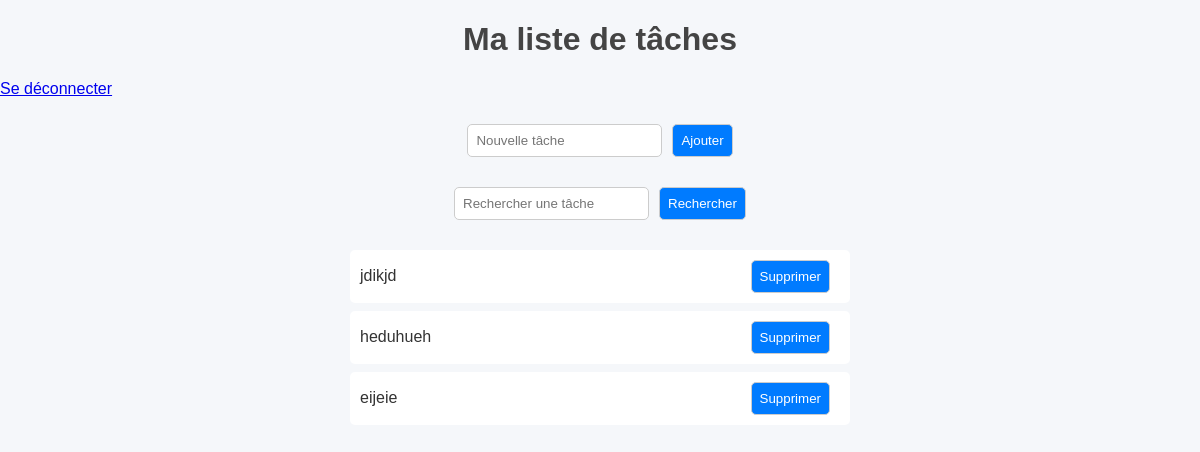
/tasks, run on an earlier commit of the app's database.
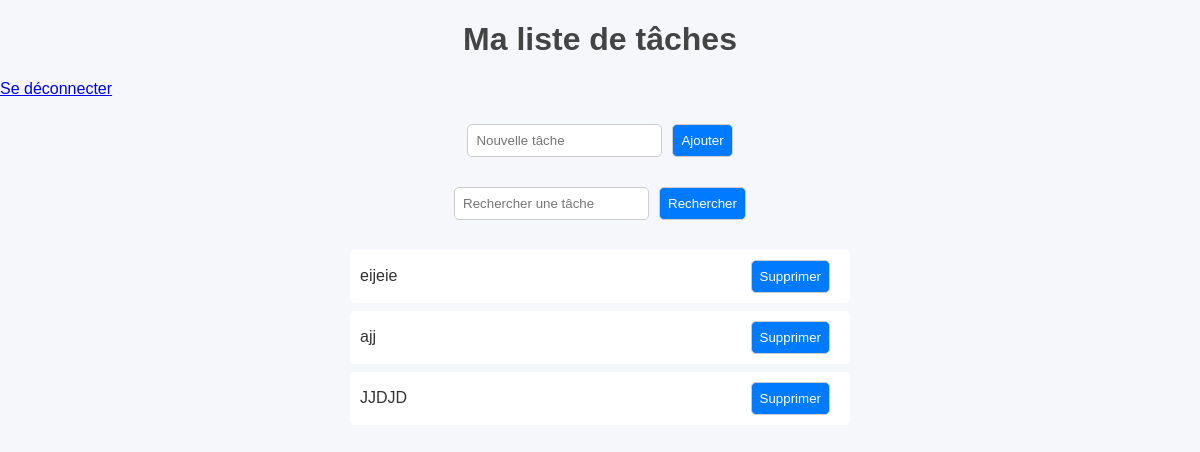
And on a later commit of the database.
### app/models.py (models this page shows)
class Task(SQLModel, table=True):
    id: Optional[int] = Field(default=None, primary_key=True)
    title: str
    description: Optional[str] = Field(default="", nullable=True)
    completed: bool = False
    created_at: datetime = Field(default_factory=datetime.utcnow)
    user_id: Optional[int] = Field(default=None, foreign_key="user.id" )
    owner: Optional[User] = Relationship(back_populates="tasks")

### app/routes/tasks.py (the view)
@router.get("/tasks", response_class=HTMLResponse)
async def show_tasks(request: Request, q: str = "", db: Session = Depends(get_session)):
    statement = select(Task)
    if q:
        statement = statement.where(Task.title.contains(q))
    tasks = db.exec(statement).all()
    return templates.TemplateResponse("tasks.html", {
        "request": request,
        "tasks": tasks,
        "query": q
    })

### app/templates/tasks.html (shortened to what this page needs)
<!DOCTYPE html>
<html>
<head>
    <link rel="stylesheet" href="/static/css/style.css">
</head>
<body>
    <h1>Ma liste de tâches</h1>
    <p>
        <a href="/logout">Se déconnecter</a>
    </p>
    <form action="/tasks" method="post">
        <input type="text" name="title" placeholder="Nouvelle tâche" required>
        <button type="submit">Ajouter</button>
    </form>
    <form method="get" action="/tasks">
        <input type="text" name="q" value="{{ query or '' }}" placeholder="Rechercher une tâche">
        <button type="submit">Rechercher</button>
    </form>
<div class="task-container">
    <ul>
        {% for task in tasks %}
            <li>
                <span>{{ task.title }}</span>
                <div>
                    <form method="post" action="/tasks/delete" style="display:inline;">
                        <button type="submit" onclick="return confirm('Supprimer cette tâche ?')">Supprimer</button>
                    </form>
                </div>
            </li>
        {% else %}
            <li>Aucune tâche trouvée.</li>
        {% endfor %}
    </ul>
</div>
</body>
</html>

### app/static/css/style.css (style rules this page uses)
body { font-family: Arial, sans-serif; background-color: #f5f7fa; margin: 0; padding: 0; color: #333; }
h1, h2 { text-align: center; color: #444; }
form { margin: 10px auto; padding: 10px; max-width: 400px; display: flex; justify-content: center; gap: 10px; }
input, button { padding: 8px; border-radius: 5px; border: 1px solid #ccc; }
button { background-color: #007BFF; color: white; cursor: pointer; }
ul { list-style: none; max-width: 500px; margin: 20px auto; padding: 0; }
li { background: white; padding: 10px; margin-bottom: 8px; border-radius: 5px; display: flex; justify-content: space-between; align-items: center; }

What changed in the data, as far as the page shows it:
removed Task: title "jdikjd"
removed Task: title "heduhueh"
added Task: title "ajj"
added Task: title "JJDJD"
